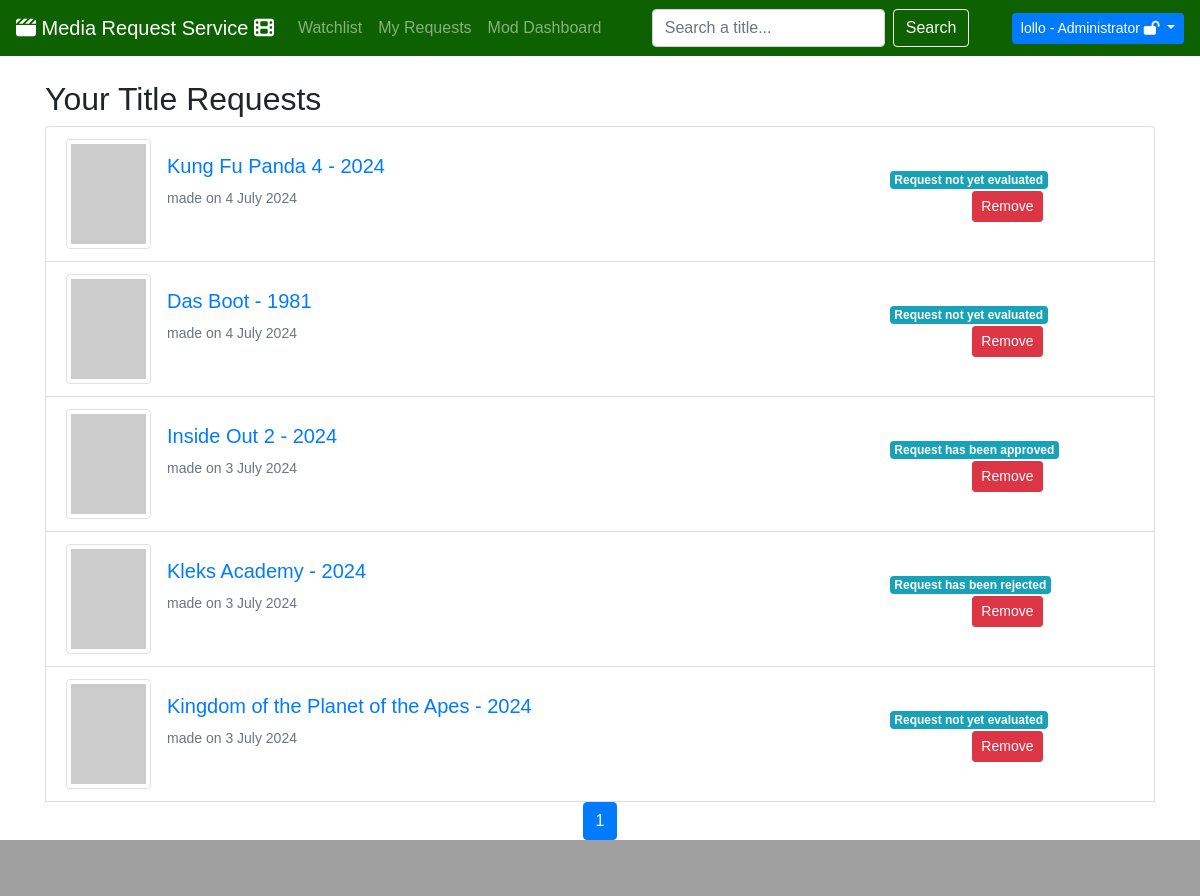
Page /dashboard/myrequests/ (signed in) on the earlier database version.
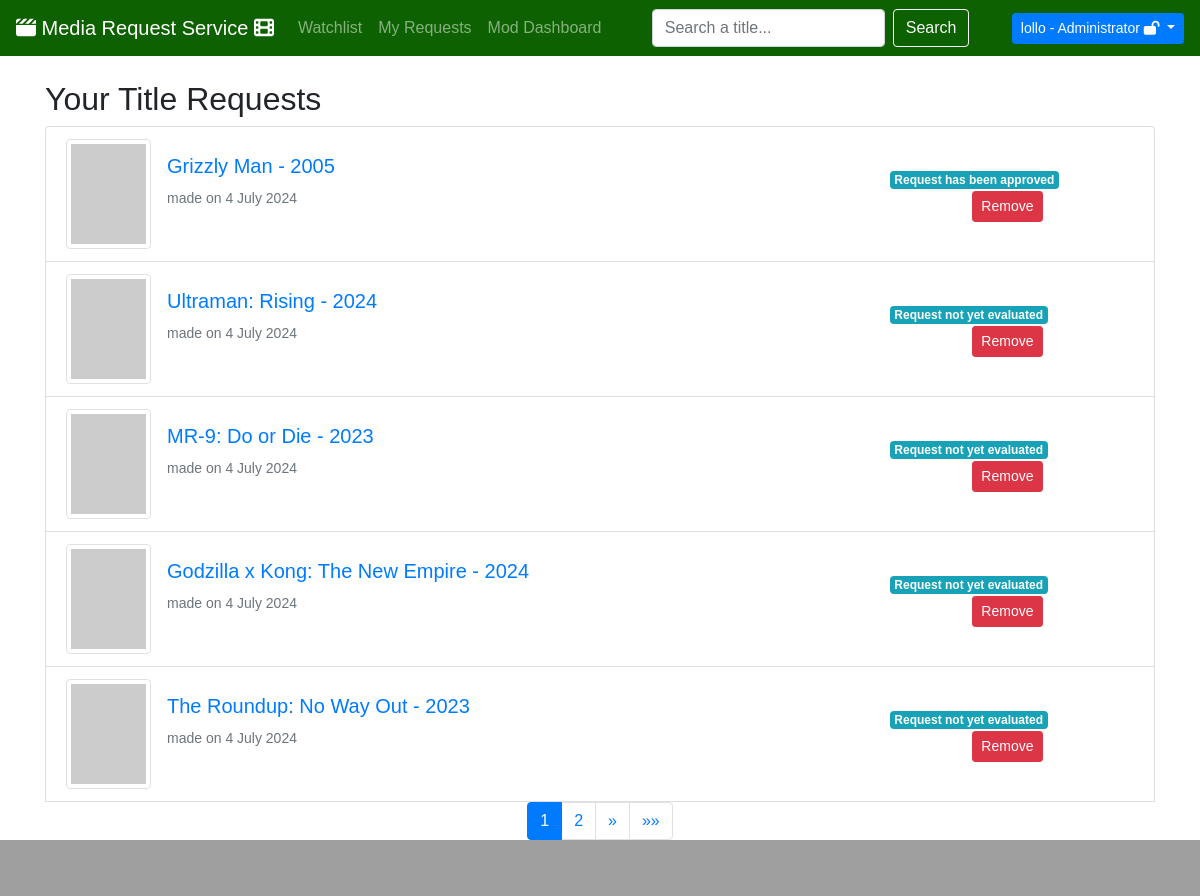
Same page on the later database version.
### movieapp/models.py (models this page shows, shortened)
class Request(models.Model):
    APPROVED = 'approved'
    REJECTED = 'rejected'
    PENDING = 'pending'
    STATUS = [
        (APPROVED, 'Request has been approved'),
        (REJECTED, 'Request has been rejected'),
        (PENDING, 'Request not yet evaluated')
    ]
    profile = models.ForeignKey(Profile, related_name='profile', on_delete=models.CASCADE)
    movie = models.ForeignKey(Movie, related_name='movie_requests', on_delete=models.CASCADE)
    status = models.CharField(choices=STATUS, default=PENDING, max_length=8)
    request_date = models.DateTimeField(auto_now_add=True)
    class Meta:
        ordering = ["-request_date"]
        verbose_name_plural = 'Requests'
        constraints = [
            models.UniqueConstraint(fields=['profile', 'movie'], name='unique_profile_movie_request')
        ]

class Movie(models.Model):
    tmdb_id = models.IntegerField(primary_key=True)  # useful to retrieve data from TMDB APIs
    title = models.CharField(max_length=100)
    year = models.IntegerField(null=True)
    description = models.TextField(max_length=1000)
    genre = models.CharField(max_length=100)
    available = models.BooleanField(default=False)
    @property
    def poster_url(self):
        api_key = '5dbf33ab1210565bba9d880c176bf3d8'
        base_url = f'https://api.themoviedb.org/3/movie/{self.tmdb_id}?api_key={api_key}'
        try:
            response = requests.get(base_url)
            data = response.json()
            if 'poster_path' in data and data['poster_path']:
                poster_path = data['poster_path']
                poster_url = f'https://image.tmdb.org/t/p/w154{poster_path}'
                return poster_url
            else:
                return None
        except requests.exceptions.RequestException as e:
            print('Error in API request:', e)
            return None
    class Meta:
        ordering = ["-pk"]
        verbose_name_plural = 'Movies'

### userdashboard/views.py (the view)
# urls.py: path('myrequests/', MyRequests.as_view(), name='my_requests'),
class MyRequests(LoginRequiredMixin, ListView):
    model = Request
    template_name = 'my_requests.html'
    context_object_name = 'requests'
    paginate_by = 5
    def get_queryset(self):
        user_profile = get_object_or_404(Profile, user=self.request.user)
        return Request.objects.filter(profile=user_profile).all()

### userdashboard/templates/my_requests.html (shortened to what this page needs)
{% extends 'GPT_home.html' %}
{% block content %}
<div class="container mt-4">
    <h2>Your Title Requests</h2>
    <ul class="list-group">
        {% for request in page_obj %}
        <li class="list-group-item">
            <div class="row align-items-center">
                <div class="col-md-9">
                    <div class="d-flex align-items-center">
                        <div class="mr-3">
                            {% if request.movie.poster_url %}
                            <img src="{{ request.movie.poster_url }}" class="img-thumbnail" alt="Poster del film" style="width: 75px; height: 100px;">
                            {% else %}
                            <img src="https://via.placeholder.com/75x100" class="img-thumbnail" alt="Immagine non disponibile">
                            {% endif %}
                        </div>
                        <div>
                            <a href="{% url 'movieapp:movie_detail_nopage' request.movie.pk %}"><h5>{{ request.movie.title }} - {{ request.movie.year }}</h5></a>
                            <small class="text-muted">made on {{ request.request_date|date:"j F Y" }}</small>
                        </div>
                    </div>
                </div>
                <div class="col-md-2 text-md-right mt-3 mt-md-0">
                    <span class="badge badge-info request-status">{{ request.get_status_display }}</span>
                    <button class="btn btn-sm btn-danger request-btn ml-2 remove-request-button" data-request-id="{{ request.id }}" data-movie-id="{{ request.movie.tmdb_id }}" data-action="remove">Remove</button>
                </div>
            </div>
        </li>
        {% empty %}
            <div class="alert alert-success d-flex justify-content-center align-items-center" role="alert">
                <span class="text-center font-weight-bold" style="font-size: 1.5em;">Look's like no one's here...</span>
            </div>
        {% endfor %}
       {% include 'navigation/pagination_buttons.html' %}
    </ul>
</div>
{% endblock %}

Differences in the rows shown:
removed Request: movie "Kung Fu Panda 4", movie.year "2024", request_date "4 July 2024", status "Request not yet evaluated"
no longer on this page (row unchanged): Request: movie "Das Boot", movie.year "1981", request_date "4 July 2024", status "Request not yet evaluated"
no longer on this page (row unchanged): Request: movie "Inside Out 2", movie.year "2024", request_date "3 July 2024", status "Request has been approved"
no longer on this page (row edited): Request: movie "Kleks Academy", movie.year "2024", request_date "3 July 2024", status "Request has been rejected"
no longer on this page (row unchanged): Request: movie "Kingdom of the Planet of the Apes", movie.year "2024", request_date "3 July 2024", status "Request not yet evaluated"
added Request: movie "Grizzly Man", movie.year "2005", request_date "4 July 2024", status "Request has been approved"
added Request: movie "Ultraman: Rising", movie.year "2024", request_date "4 July 2024", status "Request not yet evaluated"
added Request: movie "MR-9: Do or Die", movie.year "2023", request_date "4 July 2024", status "Request not yet evaluated"
added Request: movie "Godzilla x Kong: The New Empire", movie.year "2024", request_date "4 July 2024", status "Request not yet evaluated"
added Request: movie "The Roundup: No Way Out", movie.year "2023", request_date "4 July 2024", status "Request not yet evaluated"
Other differences:
new list line: "2"
